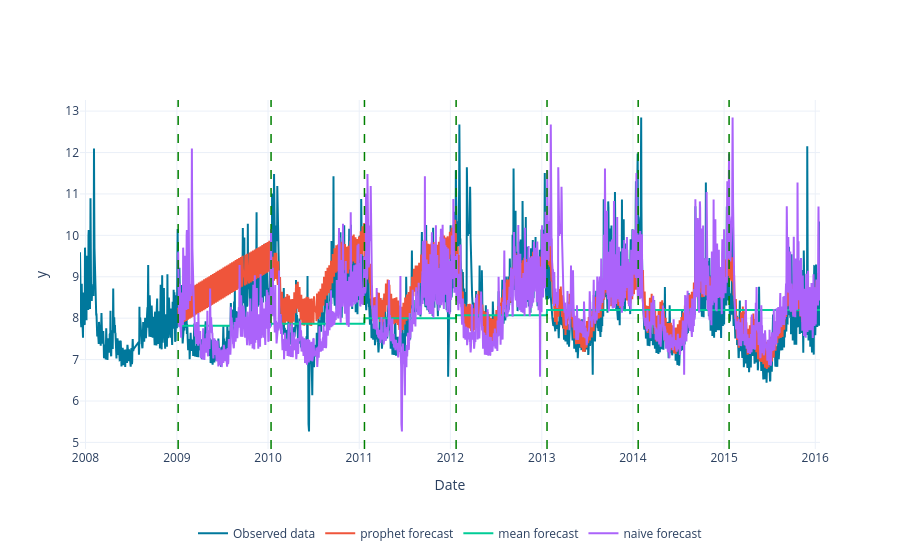

Notebook source saved alongside this figure:
### Code cell
fig = forecast.plot_cross_validation(models = {'prophet':prophet_forecast,'mean':mean_pi, 'naive':naive_pi},n_splits=7)
fig.show()

### Figure 1 — Plotly figure (JSON) as saved in the notebook; plotly's stock layout.template omitted (floating-point values rounded to 4 significant figures; data arrays with more than 128 entries replaced by an {"elided": "..."} marker saying what was removed)
{"data": [{"line": {"color": "#00789c"}, "name": "Observed data", "type": "scatter", "x": {"elided": "2905 str values"}, "y": {"elided": "2905 float values"}}, {"name": "prophet forecast", "type": "scatter", "x": {"elided": "2541 str values"}, "y": {"elided": "2541 float values"}}, {"name": "mean forecast", "type": "scatter", "x": {"elided": "2541 str values"}, "y": {"elided": "2541 float values"}}, {"name": "naive forecast", "type": "scatter", "x": {"elided": "2541 str values"}, "y": {"elided": "2541 float values"}}], "layout": {"legend": {"orientation": "h", "x": 0.5, "xanchor": "center", "y": -0.2, "yanchor": "top"}, "shapes": [{"line": {"color": "green", "dash": "dash", "width": 1.5}, "type": "line", "x0": "2009-01-06", "x1": "2009-01-06", "xref": "x", "y0": 0, "y1": 1, "yref": "y domain"}, {"line": {"color": "green", "dash": "dash", "width": 1.5}, "type": "line", "x0": "2010-01-13", "x1": "2010-01-13", "xref": "x", "y0": 0, "y1": 1, "yref": "y domain"}, {"line": {"color": "green", "dash": "dash", "width": 1.5}, "type": "line", "x0": "2011-01-22", "x1": "2011-01-22", "xref": "x", "y0": 0, "y1": 1, "yref": "y domain"}, {"line": {"color": "green", "dash": "dash", "width": 1.5}, "type": "line", "x0": "2012-01-24", "x1": "2012-01-24", "xref": "x", "y0": 0, "y1": 1, "yref": "y domain"}, {"line": {"color": "green", "dash": "dash", "width": 1.5}, "type": "line", "x0": "2013-01-22", "x1": "2013-01-22", "xref": "x", "y0": 0, "y1": 1, "yref": "y domain"}, {"line": {"color": "green", "dash": "dash", "width": 1.5}, "type": "line", "x0": "2014-01-22", "x1": "2014-01-22", "xref": "x", "y0": 0, "y1": 1, "yref": "y domain"}, {"line": {"color": "green", "dash": "dash", "width": 1.5}, "type": "line", "x0": "2015-01-21", "x1": "2015-01-21", "xref": "x", "y0": 0, "y1": 1, "yref": "y domain"}], "xaxis": {"title": {"text": "Date"}}, "yaxis": {"title": {"text": "y"}}}}
